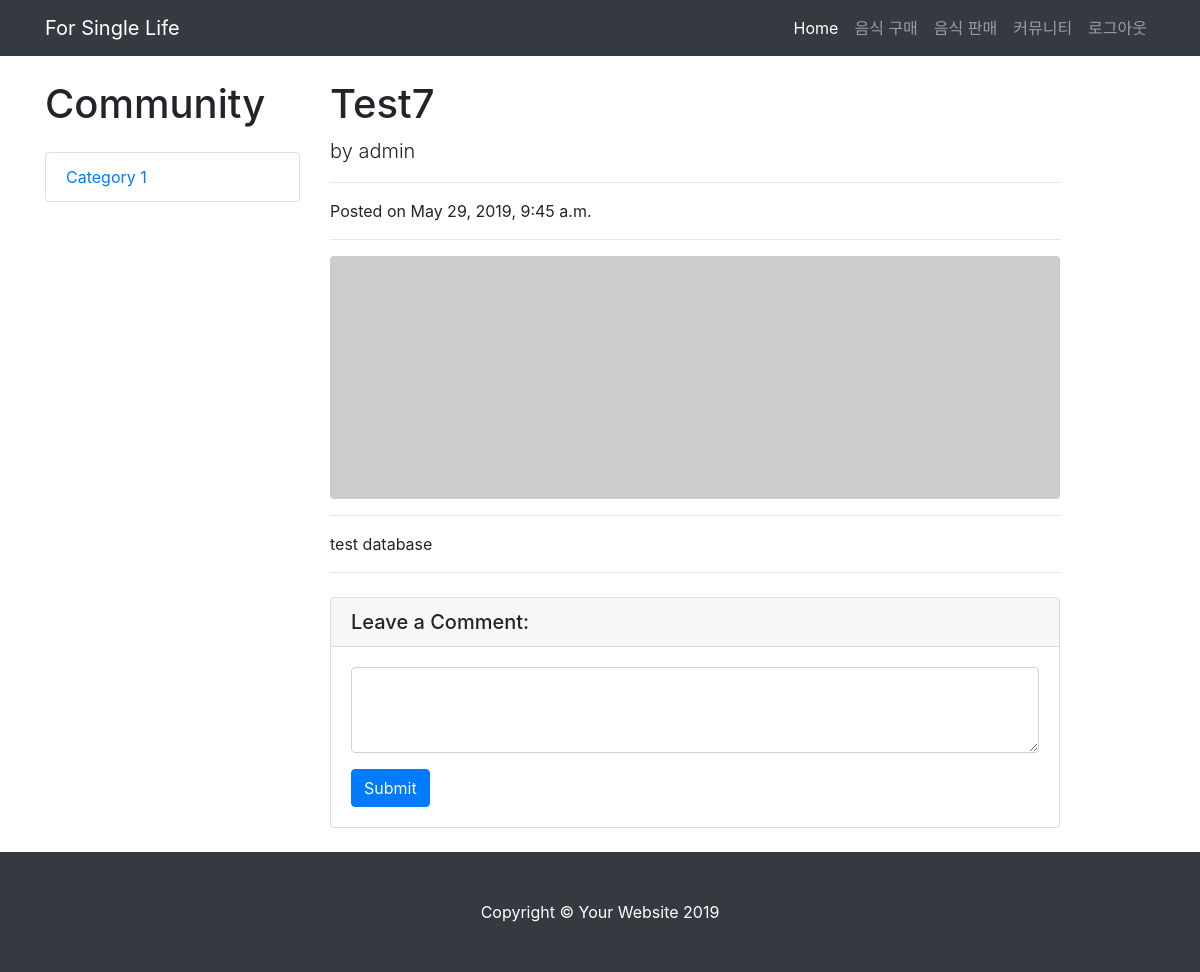
Page /community/post=8 on the committed database.
### app/models.py (models this page shows)
class Board(models.Model):
    subject = models.CharField(max_length=50, blank=True)
    name = models.CharField(max_length=30, blank=True)
    created_date = models.DateTimeField(auto_now_add=True)
    content = models.TextField(max_length=500, blank=True)
    view = models.IntegerField(default=0)

### app/views.py (the view)
# urls.py: path('community/post=<int:board_id>', views.view_post, name='community_view'),
def view_post(request, board_id):
    board = Board.objects.get(pk=board_id)
    board.view += 1
    board.save()
    context = {'board': board}
    return render(request, "read_post.html", context)

### templates/read_post.html (shortened to what this page needs)
{% load staticfiles %}
<!DOCTYPE html>
<html lang="en">
<head>
  <link href="{% static 'vendor/bootstrap/css/bootstrap.min.css' %}" rel="stylesheet">
  <link href="{% static 'css/blog-post.css' %}" rel="stylesheet">
</head>
<body>
  <nav class="navbar navbar-expand-lg navbar-dark bg-dark fixed-top">
    <div class="container">
      <a class="navbar-brand" href="{% url 'main' %}">For Single Life</a>
      <div class="collapse navbar-collapse" id="navbarResponsive">
        <ul class="navbar-nav ml-auto">
          <li class="nav-item active">
            <a class="nav-link" href="{% url 'main' %}">Home
            </a>
          </li>
          <li class="nav-item">
            <a class="nav-link" href="{% url 'foodlist' %}">음식 구매</a>
          </li>
          <li class="nav-item">
            <a class="nav-link" href="{% url 'foodreg' %}">음식 판매</a>
          </li>
          <li class="nav-item">
            <a class="nav-link" href="{% url 'community' %}">커뮤니티</a>
          </li>
            <li class="nav-item">
            <a class="nav-link" href="{% url 'logout' %}">로그아웃</a>
          </li>
        </ul>
      </div>
    </div>
  </nav>
  <div class="container">
    <div class="row">
        <div class="col-lg-3">
        <h1 class="my-4">Community</h1>
        <div class="list-group">
          <a href="#" class="list-group-item">Category 1</a>
        </div>
      </div>
      <div class="col-lg-8">
        <h1 class="mt-4">{{ board.subject }}</h1>
        <p class="lead">
          by
          <a>{{ board.name }}</a>
        </p>
        <hr>
        <p>Posted on {{ board.created_date }}</p>
        <hr>
        <img class="img-fluid rounded" src="http://placehold.it/900x300" alt="">
        <hr>
        <p>{{ board.content }}</p>
        <hr>
        <div class="card my-4">
          <h5 class="card-header">Leave a Comment:</h5>
          <div class="card-body">
            <form action="post={{ board.id }}/comment_write" method="POST">
              <div class="form-group">
                <textarea class="form-control" name="content" rows="3"></textarea>
              </div>
              <button type="submit" value="{{ board.id }}" class="btn btn-primary">Submit</button>
            </form>
          </div>
        </div>
      </div>
    </div>
  </div>
  <footer class="py-5 bg-dark">
    <div class="container">
      <p class="m-0 text-center text-white">Copyright &copy; Your Website 2019</p>
    </div>
  </footer>
</body>
</html>

### static/css/blog-post.css (style rules this page uses)
body { padding-top: 56px; }

### rows in the picture
Board: subject "Test7", name "admin", created_date "May 29, 2019, 9:45 a.m.", content "test database"
